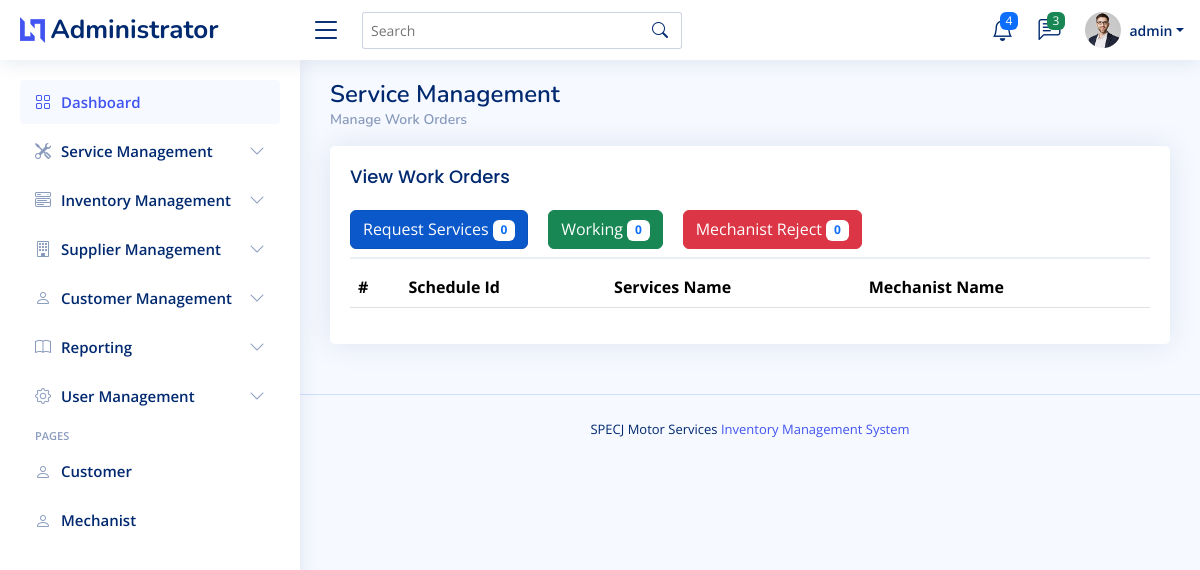
/admin/manage_work_schedules.php (signed in), run on an earlier commit of the app's database.
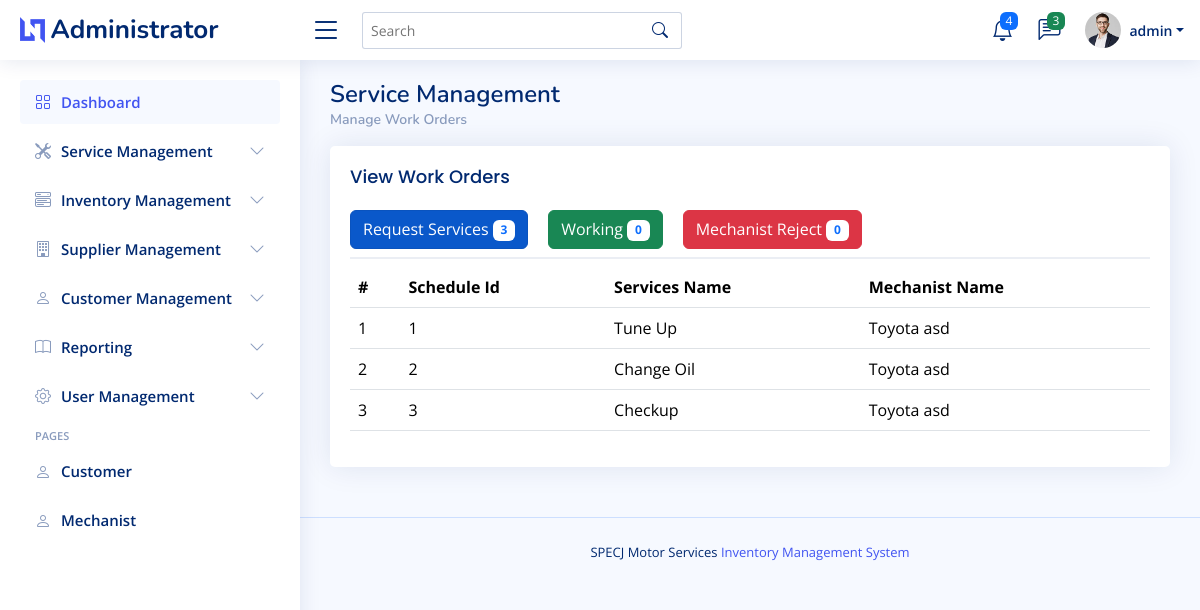
And on a later commit of the database.
### tables this page shows
CREATE TABLE `scheduling_services_tbl`  (
  `sched_service_id` int NOT NULL AUTO_INCREMENT,
  `customer_id` int NULL DEFAULT NULL,
  `vehicle_id` int NULL DEFAULT NULL,
  `services_id` int NULL DEFAULT NULL,
  `service_description` varchar(255) NULL DEFAULT NULL,
  `service_date` date NULL DEFAULT NULL,
  `preferred_time` time NULL DEFAULT NULL,
  `mechanist_id` int NULL DEFAULT NULL,
  `technician_notes` varchar(255) NULL DEFAULT NULL,
  `customer_comments` varchar(255) NULL DEFAULT NULL,
  `special_instruction` varchar(255) NULL DEFAULT NULL,
  `status` varchar(255) NULL DEFAULT NULL,
  PRIMARY KEY (`sched_service_id`) USING BTREE
);

CREATE TABLE `services_tbl`  (
  `id` int NOT NULL AUTO_INCREMENT,
  `services_type` enum('Car','Motorcycle') NOT NULL,
  `services_name` varchar(255) NOT NULL,
  `price` decimal(10, 2) NOT NULL,
  PRIMARY KEY (`id`) USING BTREE
);

### admin/manage_work_schedules.php (the view, shortened to what the changed rows need)
<?php
include("admin_header.php");
$request_count_query = $connection->prepare("SELECT COUNT(*) as count FROM scheduling_services_tbl WHERE status='Request'");
$request_count_query->execute();
$request_count_result = $request_count_query->get_result();
$request_count = $request_count_result->fetch_assoc()['count'];
?>
<body>
<main id="main" class="main">
    <div class="pagetitle">
        <h1>Service Management</h1>
    </div>
    <section class="section">
        <div class="row">
            <div class="col-lg-12">
                <div class="card">
                    <div class="card-body">
                        <ul class="nav nav-tabs nav-tabs-bordered" id="borderedTab" role="tablist">
                            <li class="nav-item" role="presentation">
                  <button class="btn btn-primary mb-2 active" id="pills-home-tab" data-bs-toggle="pill" data-bs-target="#pills-home" type="button" role="tab" aria-controls="pills-home" aria-selected="true">
                  Request Services <span class="badge bg-white text-primary"><?php echo $request_count; ?></span>
                  </button>
                </li>
                        </ul>
                        <div class="tab-content pt-2" id="borderedTabContent">
                            <div class="tab-pane fade show active" id="pills-home" role="tabpanel" aria-labelledby="home-tab">
                                <table class="table table-hover" id="stock_datatable">
                                    <thead>
                                        <tr>
                                            <th scope="col">#</th>
                                            <th scope="col">Schedule Id</th>
                                            <th scope="col">Services Name</th>
                                            <th scope="col">Mechanist Name</th>
                                        </tr>
                                    </thead>
                                    <tbody>
                                        <?php
                                     $query = "
                                         SELECT
                                             ss.sched_service_id,
                                             ss.services_id,
                                             s.services_name,
                                             ss.mechanist_id,
                                             CONCAT(m.m_firstname, ' ', m.m_lastname) AS mechanist_name,
                                             ss.status
                                         FROM
                                             scheduling_services_tbl ss
                                         INNER JOIN
                                             services_tbl s ON ss.services_id = s.id
                                         INNER JOIN
                                             mechanist_tbl m ON ss.mechanist_id = m.id
                                         WHERE
                                             ss.status = 'Request'
                                     ";
                                     $stmt = $connection->prepare($query);
                                     $stmt->execute();
                                     $result = $stmt->get_result();
                                     $count = 1;
                                     while ($row = $result->fetch_assoc()) {
                                         echo "<tr>";
                                         echo "<td>" . $count . "</td>";
                                         echo "<td>" . $row['sched_service_id'] . "</td>";
                                         echo "<td>" . $row['services_name'] . "</td>";
                                         echo "<td>" . $row['mechanist_name'] . "</td>";
                                         echo "</tr>";
                                         $count++;
                                     }
                                     ?>
                                    </tbody>
                                </table>
                            </div>
                        </div>
                    </div>
                </div>
            </div>
        </div>
    </section>
</main>
<?php
include("admin_footer.php");
?>
</body>
</html>

What changed in the data, as far as the page shows it:
added scheduling_services_tbl: sched_service_id "1", services_tbl.services_name "Tune Up", mechanist_name "Toyota asd"
added scheduling_services_tbl: sched_service_id "2", services_tbl.services_name "Change Oil", mechanist_name "Toyota asd"
added scheduling_services_tbl: sched_service_id "3", services_tbl.services_name "Checkup", mechanist_name "Toyota asd"
Also different on the page:
$request_count: "0" → "3"
